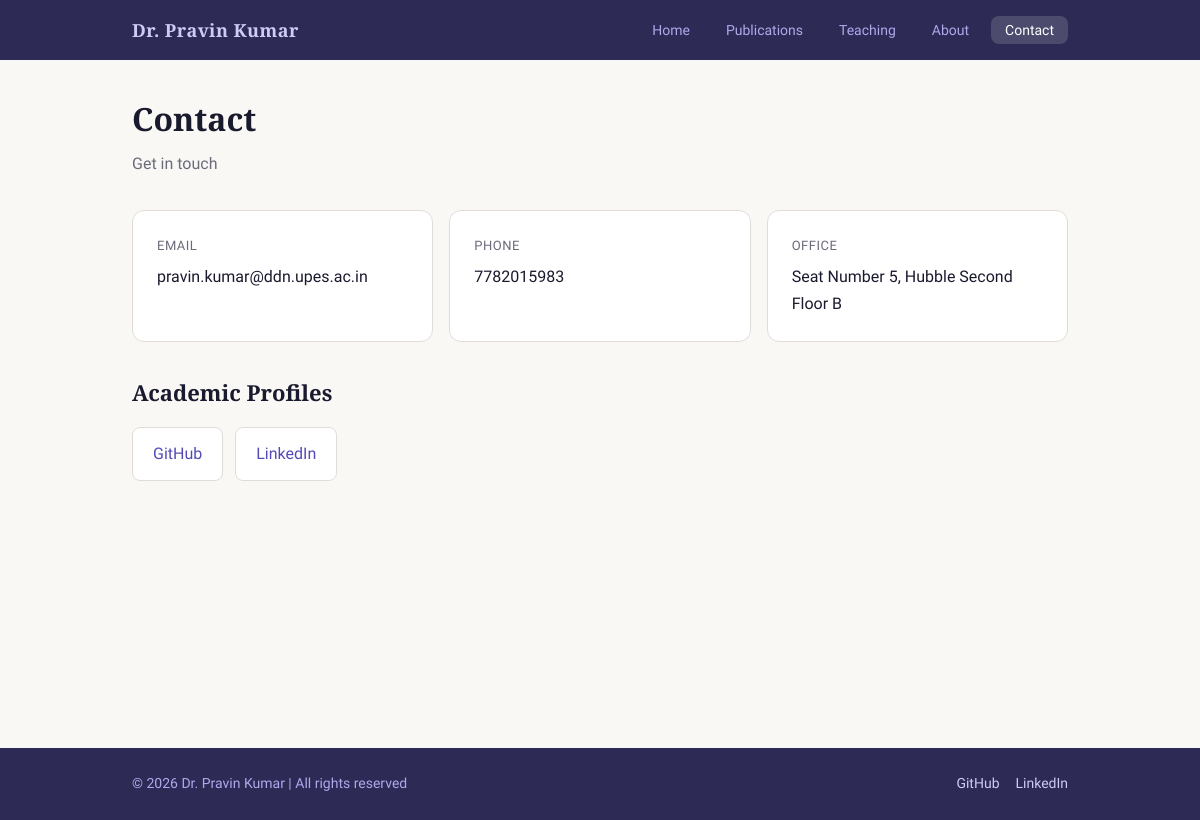
The app's page /contact with its own data.
### models.py (models this page shows)
class Profile(db.Model):
    id = db.Column(db.Integer, primary_key=True)
    name = db.Column(db.String(100), nullable=False)
    designation = db.Column(db.String(100))
    department = db.Column(db.String(200))
    university = db.Column(db.String(200))
    bio = db.Column(db.Text)
    email = db.Column(db.String(120))
    phone = db.Column(db.String(20))
    office = db.Column(db.String(100))
    google_scholar = db.Column(db.String(300))
    github = db.Column(db.String(300))
    linkedin = db.Column(db.String(300))
    profile_image = db.Column(db.String(300))

### app.py (the view)
@app.route('/contact')
def contact():
    profile = Profile.query.first()
    return render_template('contact.html', profile=profile)

### templates/contact.html (shortened to what this page needs)
{% extends 'base.html' %}
{% block content %}
<section class="page-header">
    <h1>Contact</h1>
    <p>Get in touch</p>
</section>
<section class="contact-section">
    <div class="contact-grid">
        <div class="contact-card">
            <h3>Email</h3>
            <p>{{ profile.email if profile and profile.email else 'Not added' }}</p>
        </div>
        <div class="contact-card">
            <h3>Phone</h3>
            <p>{{ profile.phone if profile and profile.phone else 'Not added' }}</p>
        </div>
        <div class="contact-card">
            <h3>Office</h3>
            <p>{{ profile.office if profile and profile.office else 'Not added' }}</p>
        </div>
    </div>
    <div class="academic-profiles">
        <h2>Academic Profiles</h2>
        <div class="profile-links">
            {% if profile and profile.github %}
                <a href="{{ profile.github }}" target="_blank" class="profile-link">GitHub</a>
            {% endif %}
            {% if profile and profile.linkedin %}
                <a href="{{ profile.linkedin }}" target="_blank" class="profile-link">LinkedIn</a>
            {% endif %}
        </div>
    </div>
</section>
{% endblock %}

### templates/base.html (shortened to what this page needs)
<!DOCTYPE html>
<html lang="en">
<head>
    <link rel="stylesheet" href="{{ url_for('static', filename='css/style.css') }}">
</head>
<body>
    <nav class="navbar">
        <div class="nav-container">
            <a href="{{ url_for('index') }}" class="nav-logo">
                {% if profile and profile.name %}
                    Dr. {{ profile.name }}
                {% else %}
                    My Portfolio
                {% endif %}
            </a>
            <ul class="nav-links">
                <li><a href="{{ url_for('index') }}" class="{{ 'active' if request.endpoint == 'index' }}">Home</a></li>
                <li><a href="{{ url_for('publications') }}" class="{{ 'active' if request.endpoint == 'publications' }}">Publications</a></li>
                <li><a href="{{ url_for('teaching') }}" class="{{ 'active' if request.endpoint == 'teaching' }}">Teaching</a></li>
                <li><a href="{{ url_for('about') }}" class="{{ 'active' if request.endpoint == 'about' }}">About</a></li>
                <li><a href="{{ url_for('contact') }}" class="{{ 'active' if request.endpoint == 'contact' }}">Contact</a></li>
            </ul>
        </div>
    </nav>
    <main class="main-content">
        {% block content %}{% endblock %}
    </main>
    <footer class="footer">
        <div class="footer-container">
            <p>&copy; 2026
                {% if profile and profile.name %}
                    Dr. {{ profile.name }}
                {% else %}
                    My Portfolio
                {% endif %}
                | All rights reserved
            </p>
            <div class="footer-links">
                {% if profile and profile.github %}
                    <a href="{{ profile.github }}" target="_blank">GitHub</a>
                {% endif %}
                {% if profile and profile.linkedin %}
                    <a href="{{ profile.linkedin }}" target="_blank">LinkedIn</a>
                {% endif %}
            </div>
        </div>
    </footer>
</body>
</html>

### static/css/style.css (style rules this page uses)
:root { --primary: #2d2b55; --primary-light: #534ab7; --primary-pale: #eeedfe; --accent: #c44d2a; --text-dark: #1a1a2e; --text-muted: #6b6b7b; --bg-page: #faf8f5; --bg-white: #ffffff; --bg-light: #f5f3f0; --border: #e0ddd8; --success: #0f6e56; --success-bg: #e1f5ee; --danger: #a32d2d; --danger-bg: #fcebeb; --amber: #ba7517; --amber-bg: #faeeda; --info: #185fa5; --info-bg: #e6f1fb; --radius: 8px; --radius-lg: 12px; --shadow: 0 2px 16px rgba(26, 26, 46, 0.06); --shadow-hover: 0 6px 24px rgba(26, 26, 46, 0.1); --font-heading: 'Playfair Display', Georgia, serif; --font-body: 'Source Sans 3', 'Segoe UI', sans-serif; --max-width: 1000px; }
* { margin: 0; padding: 0; box-sizing: border-box; }
html { scroll-behavior: smooth; }
body { font-family: var(--font-body); background: var(--bg-page); color: var(--text-dark); line-height: 1.7; font-size: 16px; }
a { color: var(--primary-light); text-decoration: none; transition: color 0.2s; }
.navbar { background: var(--primary); padding: 0; position: sticky; top: 0; z-index: 100; }
.nav-container { max-width: var(--max-width); margin: 0 auto; padding: 0 2rem; display: flex; justify-content: space-between; align-items: center; height: 60px; }
.nav-logo { font-family: var(--font-heading); font-size: 18px; font-weight: 700; color: #cecbf6; letter-spacing: 0.5px; }
.nav-links { list-style: none; display: flex; gap: 8px; }
.nav-links a { color: #afa9ec; font-size: 14px; font-weight: 500; padding: 6px 14px; border-radius: var(--radius); transition: all 0.2s; }
.nav-links a.active { color: #ffffff; background: rgba(255, 255, 255, 0.15); }
.main-content { max-width: var(--max-width); margin: 0 auto; padding: 2rem; min-height: calc(100vh - 160px); }
.page-header { margin-bottom: 2rem; }
.page-header h1 { font-family: var(--font-heading); font-size: 32px; font-weight: 900; margin-bottom: 4px; }
.page-header p { font-size: 16px; color: var(--text-muted); }
.contact-section { margin-bottom: 2rem; }
.contact-grid { display: grid; grid-template-columns: repeat(3, 1fr); gap: 16px; margin-bottom: 2rem; }
.contact-card { background: var(--bg-white); border: 1px solid var(--border); border-radius: var(--radius-lg); padding: 1.5rem; }
.contact-card h3 { font-size: 13px; font-weight: 500; color: var(--text-muted); text-transform: uppercase; letter-spacing: 0.5px; margin-bottom: 6px; }
.contact-card p { font-size: 16px; font-weight: 500; }
.academic-profiles { margin-top: 2rem; }
.academic-profiles h2 { font-family: var(--font-heading); font-size: 22px; margin-bottom: 1rem; }
.profile-links { display: flex; gap: 12px; flex-wrap: wrap; }
.profile-link { display: inline-flex; align-items: center; gap: 8px; padding: 12px 20px; background: var(--bg-white); border: 1px solid var(--border); border-radius: var(--radius); font-weight: 500; transition: all 0.2s; }
.footer { background: var(--primary); padding: 1.5rem 0; margin-top: 3rem; }
.footer-container { max-width: var(--max-width); margin: 0 auto; padding: 0 2rem; display: flex; justify-content: space-between; align-items: center; }
.footer p { color: #afa9ec; font-size: 14px; }
.footer-links { display: flex; gap: 16px; }
.footer-links a { color: #cecbf6; font-size: 14px; }

### records on screen
Profile: name "Pravin Kumar", email "pravin.kumar@ddn.upes.ac.in", phone "7782015983", office "Seat Number 5, Hubble Second Floor B"
